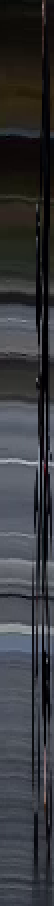
#> input picture Test folder PNG/object_1.png, 27 x 453 px, given in place of 2D_output_directly_from_video_Bridge_noon_1min.png, which was not available (shown 2 times larger)
$ python Extract_objects_from_LineMatrixImage.py
#> lines starting #> are read from the running program, lines starting #| are printed output that depends on the picture; pictures that were not available may be replaced by others from this repository, and a replacement may not be noted
# -*- coding: utf-8 -*-
"""
Created on Wed Nov  2 14:14:36 2022

@author: OCT
"""

# Reference Page:
# https://www.geeksforgeeks.org/python-play-a-video-using-opencv/

# importing libraries
import cv2
import numpy as np
from matplotlib import pyplot as plt
from matplotlib import image as mpimg
import os
# from os import listdir

###############################################################################
def extract_the_line(img, point_1, point_2):
    #-- Extract pixel value of a line btw any given two points on an image (img)...
    # Make a line with "num" points...
    # point_i = [x_i, y_i], x is column # in _pixel_ coordinates!!

    # Reference:
    # https://stackoverflow.com/questions/7878398/how-to-extract-an-arbitrary-line-of-values-from-a-numpy-array

    x1, y1 = point_1
    x2, y2 = point_2
    length = int(np.hypot(x2-x1, y2-y1)) + 1 # distance btw two points, in order to avoid the situation where distance < 1 pixel;
    x, y = np.linspace(x1, x2, length), np.linspace(y1, y2, length)

    # Extract the values along the line
    # Take the value from nearset neighbor
    zi_NN = img[y.astype(int), x.astype(int)]

    return zi_NN


def find_object_boundary(obj_contour_img, axis=1):
    # return countour's upper and lower boundary
    if axis == 0:
        d_x = np.average(obj_contour_img, axis=0)
        d_x[d_x < 1.2] = 0
        d_x[d_x > 0.9] = 10
        # plt.figure()
        # plt.plot(d_x)
        # plt.title('x-cut')
        return d_x
    elif axis == 1:
        d_y = np.average(obj_contour_img, axis=1)
        d_y[d_y < 1.2] = 0
        d_y[d_y > 0.9] = 10
        # plt.figure()
        # plt.plot(d_y)
        # plt.title('y-cut')
        return d_y
    else:
        return False


# Image parameter... To change for every video size ~depends
def object_cropper(img_section):
    obj_contour_img = np.zeros([img_section.shape[0], img_section.shape[1]])
    y0 = img_section[:, 0, 0]

    i = 0
    #Boundary detection loop for multiple object or single too
    while i < img_section.shape[1]:
        y1 = img_section[:, i, 0]
        mid = abs(np.vectorize(float)(y1) - np.vectorize(float)(y0))
        mid = np.convolve(mid, np.ones(100)/100, mode='same') # running average, here widow size is 30;
        mid[mid <= 10] = 0 #Brightness thursholds...
        mid[mid > 1] = 10
        obj_contour_img[:,i] = mid[0:len(obj_contour_img[:,i])]
        del mid
        i += 1
    #The boundrarry detection ends here

    # plt.figure()
    # plt.imshow(obj_contour_img)

    # Finding object boundrary here.....
    d_x = find_object_boundary(obj_contour_img, axis=0)
    x_count = sum(i > 0 for i in np.diff(d_x))
    x_idx_left = np.argwhere(np.diff(d_x) > 0)
    x_idx_right = np.argwhere(np.diff(d_x) < 0)

    d_y = find_object_boundary(obj_contour_img, axis=1)
    y_count = sum(i > 0 for i in np.diff(d_y))
    # remove noise objects in y_direction
    y_idx_top = np.argwhere(np.diff(d_y) > 0)
    y_idx_bottom = np.argwhere(np.diff(d_y) < 0)

    i = 0
    #Noise part- Removing noise from same image thresholds into a limit to 10
    while i < len(y_idx_bottom):
        if len(y_idx_top)==0 and len(y_idx_bottom)==0 and (y_idx_bottom[i] - y_idx_top[i]) < 10:
            d_y[int(y_idx_top[i]-1):int(y_idx_bottom[i]+1)] = 0
            y_count -= 1
            y_idx_top = np.delete(y_idx_top, i)
            y_idx_bottom = np.delete(y_idx_bottom, i)
            i -= 1

        i += 1

    # [4 lines of commented-out code are left out]

    if (x_count==1 or x_count==0) and y_count==1:
        global cropped_imag_num
        # when object is on the image's margin
        if len(y_idx_top)==0:
            y_idx_top = np.array([int(0)])
        if len(y_idx_bottom)==0:
            y_idx_bottom = np.array([img_section.shape[0]])

        cropped_img = img_section[int(max(0, y_idx_top[0]-30)):int(min(y_idx_bottom[0]+10, img_section.shape[0])),:,:]
        print(f"shape of {cropped_imag_num}th cropped image: {cropped_img.shape}")
        if cropped_img.shape[0]-(30+10) > 20:
            # plt.figure()
            # plt.imshow(cropped_img)

            # make a folder by the name given below, if not already built before
            foldername = "Test folder PNG"
            if not os.path.isdir(foldername):
                os.mkdir(foldername)

            # Or save cropped image to a folder
            mpimg.imsave(foldername+f'\object_{cropped_imag_num}.png', cropped_img/255)
            cropped_imag_num += 1 # count cropped image number
        else:
            0==0 # do nothing, save nothing

    elif x_count >= y_count and x_count > 1:
        cropped_img_x_1 = img_section[:,0:int((x_idx_right[0]+x_idx_left[1])/2),:]
        object_cropper(cropped_img_x_1)
        cropped_img_x_2 = img_section[:,int((x_idx_right[0]+x_idx_left[1])/2):,:]
        object_cropper(cropped_img_x_2)
    elif y_count > x_count and y_count > 1:
        cropped_img_y_1 = img_section[0:int((y_idx_bottom[0]+y_idx_top[1])/2),:,:]
        object_cropper(cropped_img_y_1)
        cropped_img_y_2 = img_section[int((y_idx_bottom[0]+y_idx_top[1])/2):,:,:]
        object_cropper(cropped_img_y_2)
    else:
        0==0 # do nothing


def fft_filer_lines(grey_img):
    grey_img_fft = np.fft.fftshift(np.fft.fft2(grey_img))

    f_hor = 20
    f_ver = 50
    my_mask = np.ones_like(grey_img)
    my_mask[:int(grey_img.shape[0]/2 - f_hor), int(grey_img.shape[1]/2 - f_ver):int(grey_img.shape[1]/2 + f_ver)] = 0
    my_mask[-int(grey_img.shape[0]/2 - f_hor):,int(grey_img.shape[1]/2 - f_ver):int(grey_img.shape[1]/2 + f_ver)] = 0

    # plt.figure(num=None, figsize=(8, 6), dpi=80)
    # plt.imshow(abs(my_mask), cmap='gray');

    new_graph = abs(np.fft.ifft2(grey_img_fft * my_mask))
    # plt.figure(num=None, figsize=(8, 6), dpi=80)
    # plt.imshow(new_graph, cmap='gray');

    return new_graph


###############################################################################


###############################################################################
# video_path = "Z:/78_anuerbahati/Private/GAUSS/My courses at Uni/Lecture_Modern_Image_Processing/project_ideas/Project videos/Complex view angle/"
# video_name = "In front of hospital entrance_Ayiben"
# video_format = ".mp4"

img_path = "D:/STUDY/Project/"
# video_name = "On the bridge from front _ Ayiben"
img_name = "2D_output_directly_from_video_Bridge_noon_1min"
img_format = ".png"
img_file = img_path + img_name + img_format
bscan = mpimg.imread(img_file)
#> bscan is the input picture: shape (453, 27, 4) float32; mean R, G, B, A 0.217, 0.222, 0.236, 1
A = bscan + 0.0
if_vertical = True

# line_rgb = bscan
fig = plt.figure(figsize=(16, 50), dpi=50)
if if_vertical == True: # vertical cutting
    plt.imshow(bscan)
else: # horizontal cutting
    plt.imshow(cv2.rotate(bscan, cv2.ROTATE_90_COUNTERCLOCKWISE))
plt.title("lines from all frames", fontsize=20)
plt.xlabel("X pixel scvaling", fontsize=20)
plt.ylabel("frame number", fontsize=20)
plt.show()
###############################################################################


###############################################################################
# determine time-scale
my_img = bscan*255 + 0.0
line_aver_r = np.average(my_img[..., 0], axis=0)
#> line_aver_r = 27 values, max 64.44 at index 8, min 20.4 at index 23, mean 55.31
line_aver_g = np.average(my_img[..., 1], axis=0)
#> line_aver_g = 27 values, max 66.41 at index 6, min 20.28 at index 23, mean 56.61
line_aver_b = np.average(my_img[..., 2], axis=0)
#> line_aver_b = 27 values, max 70.24 at index 6, min 25.2 at index 23, mean 60.3

plt.figure()
plt.plot(line_aver_r)
plt.plot(line_aver_g)
plt.plot(line_aver_b)
plt.title('average of all vertical lines from RGB channels')

diff_r = abs(np.diff(line_aver_r)) # absolute value of 1st order derivitive fora each channel
#> diff_r = 26 values, max 18.86 at index 24, min 0.00662 at index 4, mean 4.54
diff_g = abs(np.diff(line_aver_g))
#> diff_g = 26 values, max 18.74 at index 24, min 0.0132 at index 6, mean 4.72
diff_b = abs(np.diff(line_aver_b))
#> diff_b = 26 values, max 20.1 at index 15, min 0.00221 at index 4, mean 4.6

diff_max = np.maximum.reduce([diff_r, diff_g, diff_b])  # take max value elementwisely
#> diff_max = 26 values, max 20.1 at index 15, min 0.0154 at index 4, mean 4.97
diff_max[diff_max < 0.6] = 0
diff_max = np.convolve(diff_max, np.ones(10)/10, mode='same') # running average, here widow size is 10;
#> diff_max = 26 values, max 11.75 at index 20, min 0 at index 0, mean 4.1
diff_max[diff_max > 0.1] = 10
diff_max[diff_max != 10] = 0
diff_max[0:2] = 0
diff_max[-1] = 0 # make sure that

plt.figure()
plt.plot(diff_r)
plt.plot(diff_g)
plt.plot(diff_b)
plt.plot(diff_max)
plt.title('1st order derivitive of RGB channels and object boundary over time')


# determine x-scale
rising_edge_detection = np.diff(diff_max)
#> rising_edge_detection = 25 values, max 10 at index 10, min -10 at index 24, mean 0
# rising_edge_detection = np.convolve(rising_edge_detection, np.ones(2)/2, mode='same') # running average, here widow size is 2;
rising_edge_detection[abs(rising_edge_detection) < 10/2] = 0
vehicle_count = sum(i > 0 for i in rising_edge_detection)
#> vehicle_count = 1
left_idx = np.argwhere(rising_edge_detection > 0)
#> left_idx = [10]
right_idx = np.argwhere(rising_edge_detection < 0)
#> right_idx = [24]

plt.figure()
plt.plot(left_idx)
plt.plot(right_idx)

# [11 lines of commented-out code are left out]

global cropped_imag_num
cropped_imag_num = 1

i = 0
while i < right_idx.shape[0]:
    print(f'image = {i + 1}..')
    # test_img = line_rgb[:, int(left_idx[i]-10):int(right_idx[i]+10), :]
    test_img = my_img[:, max(0, int(left_idx[i]-10)):min(int(right_idx[i]+10), bscan.shape[1]), :]
    object_cropper(test_img)
    i += 1
#> after the loop, i = 1
#> `#         print(images)`:
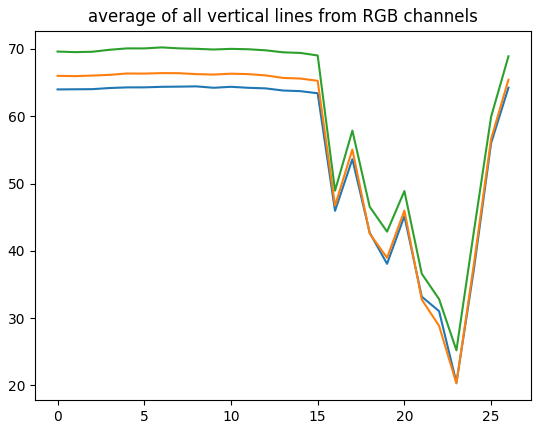
#> figure drawn by matplotlib, 1 panel; curve peaks at x = 8, y = 64.44; curve peaks at x = 6, y = 66.41; curve peaks at x = 6, y = 70.24
#> `#         print(images)`:
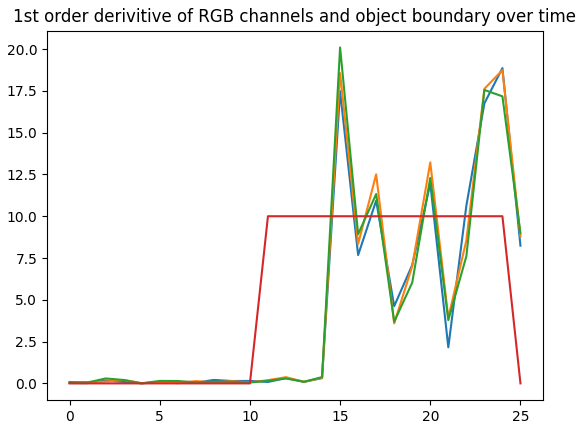
#> figure drawn by matplotlib, 1 panel; curve peaks at x = 24, y = 18.86; curve peaks at x = 24, y = 18.74; curve peaks at x = 15, y = 20.1
#> `#         print(images)`:
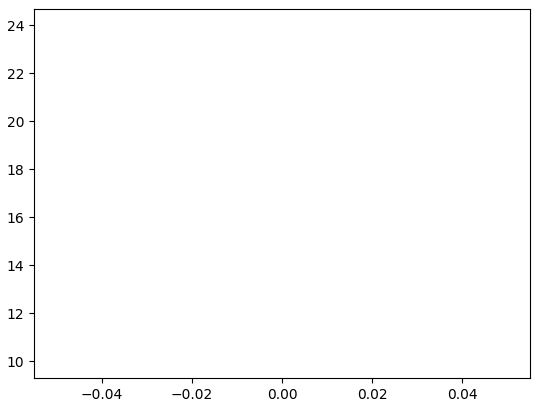
#> figure drawn by matplotlib, 1 panel


# [17 lines of commented-out code are left out]

$ run again, on Test folder PNG/object_13.png
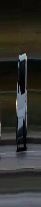
#> input picture Test folder PNG/object_13.png, 41 x 207 px, given in place of 2D_output_directly_from_video_Bridge_noon_1min.png, which was not available
#> bscan is the input picture: shape (207, 41, 4) float32; mean R, G, B, A 0.191, 0.19, 0.174, 1
#> line_aver_r = 41 values, max 67.32 at index 26, min 45.7 at index 3, mean 48.71
#> line_aver_g = 41 values, max 68.05 at index 26, min 44.71 at index 3, mean 48.37
#> line_aver_b = 41 values, max 69.92 at index 26, min 38.4 at index 3, mean 44.47
#> diff_r = 40 values, max 21.4 at index 26, min 0.00966 at index 6, mean 1.8
#> diff_g = 40 values, max 23.24 at index 26, min 0 at index 5, mean 1.97
#> diff_b = 40 values, max 30.18 at index 26, min 0.0435 at index 7, mean 2.35
#> `diff_max = np.maximum.reduce([diff_r, diff_g, diff_b])`: diff_max = 40 values, max 30.18 at index 26, min 0.0435 at index 7, mean 2.55
#> `diff_max = np.convolve(diff_max, np.ones(10)/10, mode='same')`: diff_max = 40 values, max 7.24 at index 22, min 0 at index 6, mean 2.34
#> rising_edge_detection = 39 values, max 10 at index 1, min -10 at index 5, mean 0
#> vehicle_count = 2
#> left_idx = [1, 10]
#> right_idx = [5, 31]
#> after the loop `while i < right_idx.shape[0]:`: i = 2
#> `#         print(images)`:
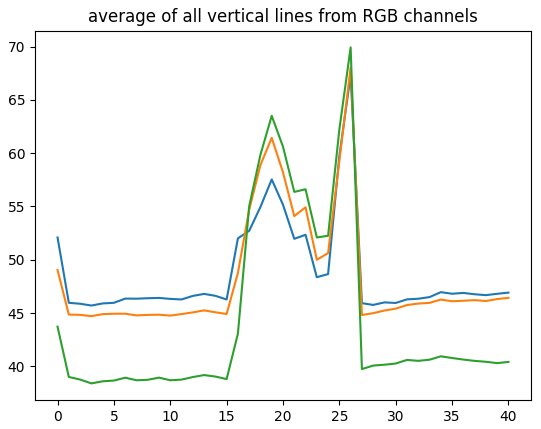
#> figure drawn by matplotlib, 1 panel; curve peaks at x = 26, y = 67.32; curve peaks at x = 26, y = 68.05; curve peaks at x = 26, y = 69.92
#> `#         print(images)`:
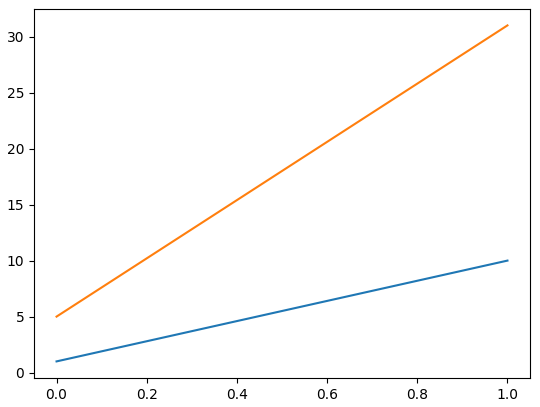
#> figure drawn by matplotlib, 1 panel

$ run again, on Test folder PNG/object_14.png
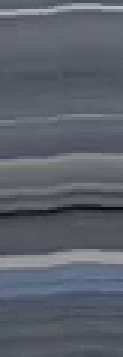
#> input picture Test folder PNG/object_14.png, 41 x 119 px, given in place of 2D_output_directly_from_video_Bridge_noon_1min.png, which was not available (shown 3 times larger)
#> bscan is the input picture: shape (119, 41, 4) float32; mean R, G, B, A 0.359, 0.379, 0.42, 1
#> line_aver_r = 41 values, max 92.36 at index 12, min 91.03 at index 22, mean 91.66
#> line_aver_g = 41 values, max 97.49 at index 16, min 95.87 at index 22, mean 96.61
#> line_aver_b = 41 values, max 107.6 at index 34, min 106 at index 0, mean 107
#> diff_r = 40 values, max 0.739 at index 20, min 0.0084 at index 14, mean 0.185
#> diff_g = 40 values, max 0.849 at index 20, min 0.0084 at index 14, mean 0.183
#> diff_b = 40 values, max 0.529 at index 5, min 0.0084 at index 14, mean 0.147
#> `diff_max = np.maximum.reduce([diff_r, diff_g, diff_b])`: diff_max = 40 values, max 0.849 at index 20, min 0.0084 at index 14, mean 0.237
#> `diff_max = np.convolve(diff_max, np.ones(10)/10, mode='same')`: diff_max = 40 values, max 0.0849 at index 16, min 0 at index 0, mean 0.0363
#> rising_edge_detection = 39 values from 0 to 0
#> vehicle_count = 0
#> left_idx = empty array
#> after the loop `while i < right_idx.shape[0]:`: i = 0
#> `#         print(images)`:
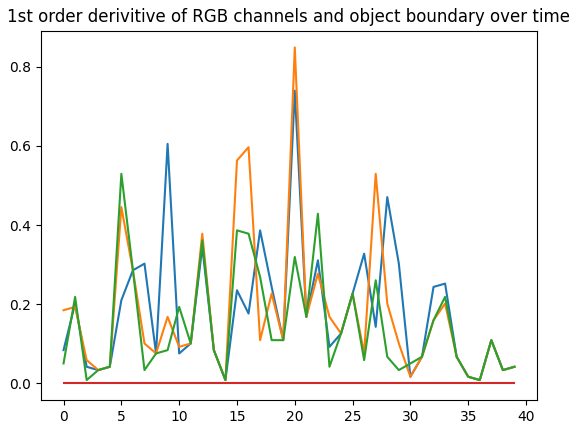
#> figure drawn by matplotlib, 1 panel; curve peaks at x = 20, y = 0.739; curve peaks at x = 20, y = 0.849; curve peaks at x = 5, y = 0.529
#> `#         print(images)`:
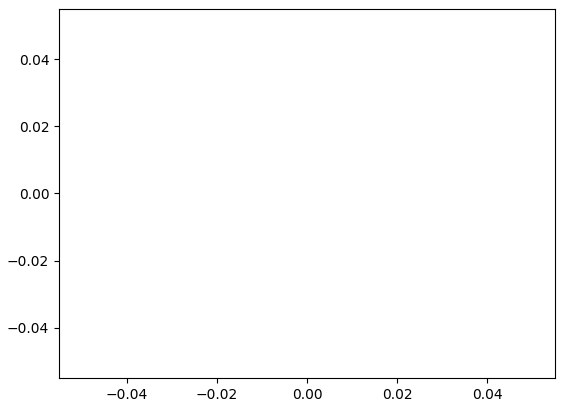
#> figure drawn by matplotlib, 1 panel

$ run again, on Test folder PNG/object_15.png
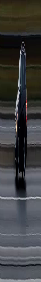
#> input picture Test folder PNG/object_15.png, 41 x 282 px, given in place of 2D_output_directly_from_video_Bridge_noon_1min.png, which was not available
#> bscan is the input picture: shape (282, 41, 4) float32; mean R, G, B, A 0.247, 0.249, 0.25, 1
#> line_aver_r = 41 values, max 68.12 at index 1, min 39.82 at index 22, mean 62.91
#> line_aver_g = 41 values, max 68.74 at index 40, min 42.2 at index 22, mean 63.43
#> line_aver_b = 41 values, max 68.02 at index 40, min 47 at index 22, mean 63.74
#> diff_r = 40 values, max 19.5 at index 25, min 0.00355 at index 3, mean 1.57
#> diff_g = 40 values, max 11.04 at index 25, min 0.0106 at index 36, mean 1.53
#> diff_b = 40 values, max 7.5 at index 19, min 0.0177 at index 36, mean 1.42
#> `diff_max = np.maximum.reduce([diff_r, diff_g, diff_b])`: diff_max = 40 values, max 19.5 at index 25, min 0.0177 at index 36, mean 1.98
#> `diff_max = np.convolve(diff_max, np.ones(10)/10, mode='same')`: diff_max = 40 values, max 5.96 at index 22, min 0 at index 0, mean 1.83
#> rising_edge_detection = 39 values, max 10 at index 7, min -10 at index 32, mean 0
#> vehicle_count = 1
#> left_idx = [7]
#> right_idx = [32]
#> the loop `while i < right_idx.shape[0]:` made 1 pass
#> pass 1, in object_cropper, `cropped_img = img_section[int(max(0, y_idx_top[0]-30)):int(min(y_idx_b..`:
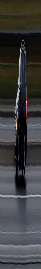
#> cropped_img: shape (269, 41, 4) float32; mean R, G, B, A 61.6, 62, 62.1, 255
#> after the loop `while i < right_idx.shape[0]:`: i = 1
#> `#         print(images)`:
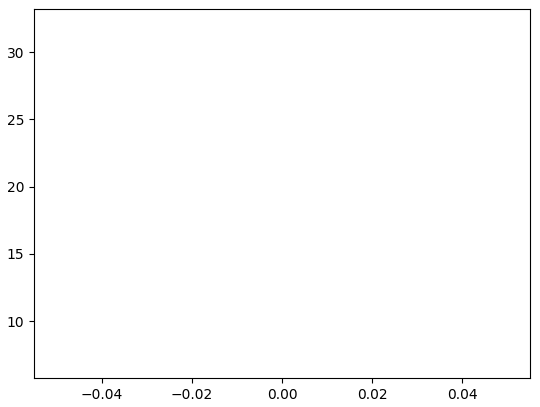
#> figure drawn by matplotlib, 1 panel
